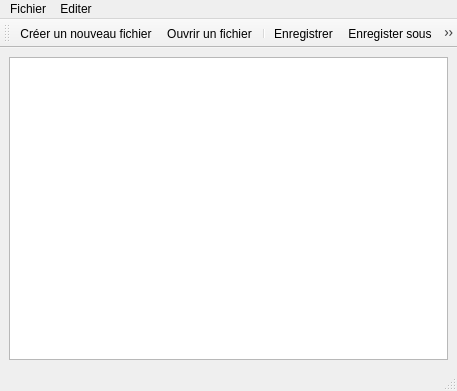
<?xml version="1.0" encoding="UTF-8"?>
<ui version="4.0">
 <class>Notepad</class>
 <widget class="QMainWindow" name="Notepad">
  <property name="geometry">
   <rect>
    <x>0</x>
    <y>0</y>
    <width>457</width>
    <height>391</height>
   </rect>
  </property>
  <property name="windowTitle">
   <string>MainWindow</string>
  </property>
  <property name="styleSheet">
   <string notr="true">QMainWindow::separator
{
    background-color: QLinearGradient(x1:0, y1:0, x2:0, y2:1, stop:0 #161616, stop: 0.5 #151515, stop: 0.6 #212121, stop:1 #343434);
    color: white;
    padding-left: 4px;
    border: 1px solid #4c4c4c;
    spacing: 3px; /* spacing between items in the tool bar */
}

QMainWindow::separator:hover
{

    background-color: QLinearGradient(x1:0, y1:0, x2:0, y2:1, stop:0 #d7801a, stop:0.5 #b56c17 stop:1 #ffa02f);
    color: white;
    padding-left: 4px;
    border: 1px solid #6c6c6c;
    spacing: 3px; /* spacing between items in the tool bar */
}
</string>
  </property>
  <widget class="QWidget" name="centralwidget">
   <layout class="QVBoxLayout" name="verticalLayout">
    <item>
     <widget class="QTextEdit" name="textEdit"/>
    </item>
   </layout>
  </widget>
  <widget class="QMenuBar" name="menubar">
   <property name="geometry">
    <rect>
     <x>0</x>
     <y>0</y>
     <width>457</width>
     <height>21</height>
    </rect>
   </property>
   <property name="styleSheet">
    <string notr="true"/>
   </property>
   <widget class="QMenu" name="menuEditer">
    <property name="title">
     <string>Editer</string>
    </property>
    <addaction name="actionCouper"/>
    <addaction name="actionCopier"/>
    <addaction name="actionColler"/>
    <addaction name="separator"/>
    <addaction name="actionRefaire"/>
    <addaction name="actionAnnuler"/>
   </widget>
   <widget class="QMenu" name="menuFichier">
    <property name="title">
     <string>Fichier</string>
    </property>
    <addaction name="actionCr_er_un_nouveau_fichier"/>
    <addaction name="actionOuvrir_un_fichier"/>
    <addaction name="separator"/>
    <addaction name="actionEnregistrer"/>
    <addaction name="actionEnregister_sous"/>
   </widget>
   <addaction name="menuFichier"/>
   <addaction name="menuEditer"/>
  </widget>
  <widget class="QStatusBar" name="statusbar">
   <property name="styleSheet">
    <string notr="true"/>
   </property>
  </widget>
  <widget class="QToolBar" name="toolBar">
   <property name="windowTitle">
    <string>toolBar</string>
   </property>
   <property name="styleSheet">
    <string notr="true"/>
   </property>
   <attribute name="toolBarArea">
    <enum>TopToolBarArea</enum>
   </attribute>
   <attribute name="toolBarBreak">
    <bool>false</bool>
   </attribute>
   <addaction name="actionCr_er_un_nouveau_fichier"/>
   <addaction name="actionOuvrir_un_fichier"/>
   <addaction name="separator"/>
   <addaction name="actionEnregistrer"/>
   <addaction name="actionEnregister_sous"/>
   <addaction name="separator"/>
   <addaction name="actionCouper"/>
   <addaction name="actionCopier"/>
   <addaction name="actionColler"/>
   <addaction name="separator"/>
   <addaction name="actionRefaire"/>
   <addaction name="actionAnnuler"/>
   <addaction name="separator"/>
  </widget>
  <action name="actionCr_er_un_nouveau_fichier">
   <property name="icon">
    <iconset resource="resource.qrc">
     <normaloff>:/images/add.png</normaloff>:/images/add.png</iconset>
   </property>
   <property name="text">
    <string>Créer un nouveau fichier</string>
   </property>
  </action>
  <action name="actionOuvrir_un_fichier">
   <property name="icon">
    <iconset resource="resource.qrc">
     <normaloff>:/images/open.png</normaloff>:/images/open.png</iconset>
   </property>
   <property name="text">
    <string>Ouvrir un fichier</string>
   </property>
  </action>
  <action name="actionEnregistrer">
   <property name="icon">
    <iconset resource="resource.qrc">
     <normaloff>:/images/save.png</normaloff>:/images/save.png</iconset>
   </property>
   <property name="text">
    <string>Enregistrer</string>
   </property>
  </action>
  <action name="actionEnregister_sous">
   <property name="icon">
    <iconset resource="resource.qrc">
     <normaloff>:/images/saveas.png</normaloff>:/images/saveas.png</iconset>
   </property>
   <property name="text">
    <string>Enregister sous</string>
   </property>
  </action>
  <action name="actionCouper">
   <property name="icon">
    <iconset resource="resource.qrc">
     <normaloff>:/images/cut.png</normaloff>:/images/cut.png</iconset>
   </property>
   <property name="text">
    <string>Couper</string>
   </property>
  </action>
  <action name="actionCopier">
   <property name="icon">
    <iconset resource="resource.qrc">
     <normaloff>:/images/copy.png</normaloff>:/images/copy.png</iconset>
   </property>
   <property name="text">
    <string>Copier</string>
   </property>
  </action>
  <action name="actionColler">
   <property name="icon">
    <iconset resource="resource.qrc">
     <normaloff>:/images/paste.png</normaloff>:/images/paste.png</iconset>
   </property>
   <property name="text">
    <string>Coller</string>
   </property>
  </action>
  <action name="actionRefaire">
   <property name="icon">
    <iconset resource="resource.qrc">
     <normaloff>:/images/redo.png</normaloff>:/images/redo.png</iconset>
   </property>
   <property name="text">
    <string>Refaire</string>
   </property>
  </action>
  <action name="actionAnnuler">
   <property name="icon">
    <iconset resource="resource.qrc">
     <normaloff>:/images/undo.png</normaloff>:/images/undo.png</iconset>
   </property>
   <property name="text">
    <string>Annuler</string>
   </property>
  </action>
 </widget>
 <resources>
  <include location="resource.qrc"/>
 </resources>
 <connections/>
</ui>
